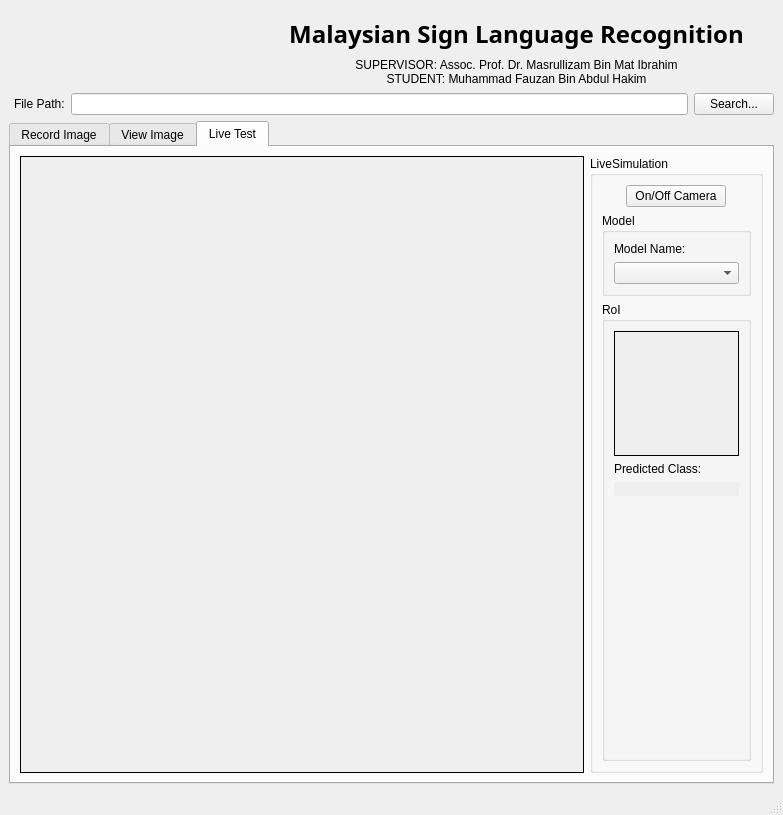
<?xml version="1.0" encoding="UTF-8"?>
<ui version="4.0">
 <class>MainWindow</class>
 <widget class="QMainWindow" name="MainWindow">
  <property name="geometry">
   <rect>
    <x>0</x>
    <y>0</y>
    <width>783</width>
    <height>815</height>
   </rect>
  </property>
  <property name="windowTitle">
   <string>Malaysian Sign Language Database</string>
  </property>
  <widget class="QWidget" name="centralwidget">
   <layout class="QVBoxLayout" name="verticalLayout">
    <item>
     <layout class="QHBoxLayout" name="TOP_HorizontalLayout">
      <property name="spacing">
       <number>0</number>
      </property>
      <item>
       <layout class="QVBoxLayout" name="verticalLayout_2">
        <item>
         <widget class="QLabel" name="mainLogo">
          <property name="sizePolicy">
           <sizepolicy hsizetype="Maximum" vsizetype="Minimum">
            <horstretch>0</horstretch>
            <verstretch>0</verstretch>
           </sizepolicy>
          </property>
          <property name="maximumSize">
           <size>
            <width>250</width>
            <height>100</height>
           </size>
          </property>
          <property name="autoFillBackground">
           <bool>true</bool>
          </property>
          <property name="text">
           <string/>
          </property>
          <property name="pixmap">
           <pixmap resource="supportGUI/Logo.qrc">:/newPrefix/UtemLogo.png</pixmap>
          </property>
          <property name="scaledContents">
           <bool>true</bool>
          </property>
          <property name="alignment">
           <set>Qt::AlignCenter</set>
          </property>
          <property name="wordWrap">
           <bool>true</bool>
          </property>
         </widget>
        </item>
        <item>
         <spacer name="horizontalSpacer">
          <property name="orientation">
           <enum>Qt::Horizontal</enum>
          </property>
          <property name="sizeType">
           <enum>QSizePolicy::Fixed</enum>
          </property>
          <property name="sizeHint" stdset="0">
           <size>
            <width>250</width>
            <height>1</height>
           </size>
          </property>
         </spacer>
        </item>
       </layout>
      </item>
      <item>
       <layout class="QVBoxLayout" name="verticalLayout_3">
        <item>
         <widget class="QLabel" name="Title">
          <property name="sizePolicy">
           <sizepolicy hsizetype="Preferred" vsizetype="Expanding">
            <horstretch>0</horstretch>
            <verstretch>0</verstretch>
           </sizepolicy>
          </property>
          <property name="maximumSize">
           <size>
            <width>16777215</width>
            <height>100</height>
           </size>
          </property>
          <property name="font">
           <font>
            <family>Segoe UI Black</family>
            <pointsize>18</pointsize>
            <weight>75</weight>
            <bold>true</bold>
           </font>
          </property>
          <property name="text">
           <string>Malaysian Sign Language Recognition</string>
          </property>
          <property name="alignment">
           <set>Qt::AlignCenter</set>
          </property>
          <property name="wordWrap">
           <bool>true</bool>
          </property>
         </widget>
        </item>
        <item>
         <widget class="QLabel" name="subTitlle">
          <property name="text">
           <string>SUPERVISOR: Assoc. Prof. Dr. Masrullizam Bin Mat Ibrahim</string>
          </property>
          <property name="alignment">
           <set>Qt::AlignCenter</set>
          </property>
         </widget>
        </item>
        <item>
         <widget class="QLabel" name="label">
          <property name="text">
           <string>STUDENT: Muhammad Fauzan Bin Abdul Hakim</string>
          </property>
          <property name="alignment">
           <set>Qt::AlignCenter</set>
          </property>
         </widget>
        </item>
        <item>
         <spacer name="horizontalSpacer_2">
          <property name="orientation">
           <enum>Qt::Horizontal</enum>
          </property>
          <property name="sizeHint" stdset="0">
           <size>
            <width>400</width>
            <height>1</height>
           </size>
          </property>
         </spacer>
        </item>
       </layout>
      </item>
     </layout>
    </item>
    <item>
     <layout class="QHBoxLayout" name="MIDDLE_HorizontalLayout">
      <item>
       <widget class="QLabel" name="filePathLabel">
        <property name="text">
         <string>File Path:</string>
        </property>
        <property name="margin">
         <number>2</number>
        </property>
        <property name="indent">
         <number>5</number>
        </property>
       </widget>
      </item>
      <item>
       <widget class="QLineEdit" name="filePathEditLine"/>
      </item>
      <item>
       <widget class="QPushButton" name="searchButton">
        <property name="text">
         <string>Search...</string>
        </property>
       </widget>
      </item>
     </layout>
    </item>
    <item>
     <layout class="QHBoxLayout" name="BOTTOM_HorizontalLayout">
      <item>
       <widget class="QTabWidget" name="tabWidget">
        <property name="autoFillBackground">
         <bool>true</bool>
        </property>
        <property name="currentIndex">
         <number>2</number>
        </property>
        <widget class="QWidget" name="RECORDTab">
         <attribute name="title">
          <string>Record Image</string>
         </attribute>
         <layout class="QHBoxLayout" name="horizontalLayout_3">
          <item>
           <layout class="QVBoxLayout" name="verticalLayout_5">
            <item>
             <layout class="QVBoxLayout" name="verticalLayout_6">
              <item>
               <widget class="QPushButton" name="cameraButton">
                <property name="maximumSize">
                 <size>
                  <width>100</width>
                  <height>16777215</height>
                 </size>
                </property>
                <property name="text">
                 <string>On/Off Camera</string>
                </property>
               </widget>
              </item>
              <item>
               <layout class="QHBoxLayout" name="horizontalLayout_8">
                <item>
                 <widget class="QLabel" name="label_4">
                  <property name="text">
                   <string>Camera ID:</string>
                  </property>
                  <property name="margin">
                   <number>2</number>
                  </property>
                 </widget>
                </item>
                <item>
                 <widget class="QSpinBox" name="spinBoxCamera"/>
                </item>
               </layout>
              </item>
              <item>
               <widget class="QPushButton" name="snapButton">
                <property name="maximumSize">
                 <size>
                  <width>100</width>
                  <height>16777215</height>
                 </size>
                </property>
                <property name="text">
                 <string>Snap Picture</string>
                </property>
               </widget>
              </item>
              <item>
               <layout class="QHBoxLayout" name="horizontalLayout_4">
                <item>
                 <widget class="QListWidget" name="listWidget1">
                  <property name="sizePolicy">
                   <sizepolicy hsizetype="Preferred" vsizetype="Expanding">
                    <horstretch>0</horstretch>
                    <verstretch>0</verstretch>
                   </sizepolicy>
                  </property>
                  <property name="maximumSize">
                   <size>
                    <width>100</width>
                    <height>16777215</height>
                   </size>
                  </property>
                 </widget>
                </item>
                <item>
                 <widget class="QScrollBar" name="vScrollBar1">
                  <property name="orientation">
                   <enum>Qt::Vertical</enum>
                  </property>
                 </widget>
                </item>
               </layout>
              </item>
              <item>
               <spacer name="horizontalSpacer_3">
                <property name="orientation">
                 <enum>Qt::Horizontal</enum>
                </property>
                <property name="sizeType">
                 <enum>QSizePolicy::Preferred</enum>
                </property>
                <property name="sizeHint" stdset="0">
                 <size>
                  <width>100</width>
                  <height>1</height>
                 </size>
                </property>
               </spacer>
              </item>
             </layout>
            </item>
           </layout>
          </item>
          <item>
           <layout class="QVBoxLayout" name="verticalLayout_4">
            <item>
             <layout class="QVBoxLayout" name="verticalLayout_7">
              <item>
               <widget class="QLabel" name="liveImage">
                <property name="sizePolicy">
                 <sizepolicy hsizetype="MinimumExpanding" vsizetype="MinimumExpanding">
                  <horstretch>0</horstretch>
                  <verstretch>0</verstretch>
                 </sizepolicy>
                </property>
                <property name="font">
                 <font>
                  <family>Times New Roman</family>
                  <pointsize>16</pointsize>
                  <italic>false</italic>
                 </font>
                </property>
                <property name="autoFillBackground">
                 <bool>true</bool>
                </property>
                <property name="frameShape">
                 <enum>QFrame::Box</enum>
                </property>
                <property name="text">
                 <string/>
                </property>
                <property name="scaledContents">
                 <bool>true</bool>
                </property>
                <property name="alignment">
                 <set>Qt::AlignCenter</set>
                </property>
               </widget>
              </item>
              <item>
               <widget class="QLabel" name="labelCaptureProgress">
                <property name="maximumSize">
                 <size>
                  <width>16777215</width>
                  <height>30</height>
                 </size>
                </property>
                <property name="font">
                 <font>
                  <family>Eras Demi ITC</family>
                  <pointsize>16</pointsize>
                 </font>
                </property>
                <property name="autoFillBackground">
                 <bool>true</bool>
                </property>
                <property name="frameShape">
                 <enum>QFrame::Box</enum>
                </property>
                <property name="text">
                 <string>TextLabel</string>
                </property>
                <property name="alignment">
                 <set>Qt::AlignCenter</set>
                </property>
               </widget>
              </item>
              <item>
               <widget class="QProgressBar" name="capturedProgress">
                <property name="sizePolicy">
                 <sizepolicy hsizetype="Expanding" vsizetype="Preferred">
                  <horstretch>0</horstretch>
                  <verstretch>0</verstretch>
                 </sizepolicy>
                </property>
                <property name="maximumSize">
                 <size>
                  <width>16777215</width>
                  <height>20</height>
                 </size>
                </property>
                <property name="value">
                 <number>24</number>
                </property>
               </widget>
              </item>
              <item>
               <spacer name="horizontalSpacer_4">
                <property name="orientation">
                 <enum>Qt::Horizontal</enum>
                </property>
                <property name="sizeHint" stdset="0">
                 <size>
                  <width>40</width>
                  <height>1</height>
                 </size>
                </property>
               </spacer>
              </item>
             </layout>
            </item>
           </layout>
          </item>
          <item>
           <spacer name="verticalSpacer">
            <property name="orientation">
             <enum>Qt::Vertical</enum>
            </property>
            <property name="sizeHint" stdset="0">
             <size>
              <width>1</width>
              <height>500</height>
             </size>
            </property>
           </spacer>
          </item>
         </layout>
        </widget>
        <widget class="QWidget" name="VIEWTab">
         <attribute name="title">
          <string>View Image</string>
         </attribute>
         <layout class="QHBoxLayout" name="horizontalLayout">
          <item>
           <layout class="QVBoxLayout" name="verticalLayout_8">
            <item>
             <layout class="QHBoxLayout" name="horizontalLayout_5">
              <item>
               <layout class="QVBoxLayout" name="verticalLayout_12">
                <item>
                 <layout class="QHBoxLayout" name="horizontalLayout_14">
                  <item>
                   <widget class="QTreeView" name="treeView">
                    <property name="sizePolicy">
                     <sizepolicy hsizetype="Preferred" vsizetype="Expanding">
                      <horstretch>0</horstretch>
                      <verstretch>0</verstretch>
                     </sizepolicy>
                    </property>
                    <property name="maximumSize">
                     <size>
                      <width>200</width>
                      <height>16777215</height>
                     </size>
                    </property>
                   </widget>
                  </item>
                  <item>
                   <widget class="QScrollBar" name="verticalScrollBar">
                    <property name="orientation">
                     <enum>Qt::Vertical</enum>
                    </property>
                   </widget>
                  </item>
                 </layout>
                </item>
               </layout>
              </item>
             </layout>
            </item>
            <item>
             <spacer name="horizontalSpacer_6">
              <property name="orientation">
               <enum>Qt::Horizontal</enum>
              </property>
              <property name="sizeType">
               <enum>QSizePolicy::Preferred</enum>
              </property>
              <property name="sizeHint" stdset="0">
               <size>
                <width>100</width>
                <height>1</height>
               </size>
              </property>
             </spacer>
            </item>
           </layout>
          </item>
          <item>
           <layout class="QVBoxLayout" name="verticalLayout_9">
            <item>
             <widget class="QLabel" name="label_6">
              <property name="maximumSize">
               <size>
                <width>16777215</width>
                <height>15</height>
               </size>
              </property>
              <property name="text">
               <string>Region of Interest:</string>
              </property>
              <property name="alignment">
               <set>Qt::AlignCenter</set>
              </property>
             </widget>
            </item>
            <item>
             <layout class="QHBoxLayout" name="horizontalLayout_22">
              <item>
               <widget class="QLabel" name="recordedImage">
                <property name="sizePolicy">
                 <sizepolicy hsizetype="MinimumExpanding" vsizetype="MinimumExpanding">
                  <horstretch>0</horstretch>
                  <verstretch>0</verstretch>
                 </sizepolicy>
                </property>
                <property name="minimumSize">
                 <size>
                  <width>125</width>
                  <height>125</height>
                 </size>
                </property>
                <property name="maximumSize">
                 <size>
                  <width>125</width>
                  <height>125</height>
                 </size>
                </property>
                <property name="autoFillBackground">
                 <bool>true</bool>
                </property>
                <property name="frameShape">
                 <enum>QFrame::Box</enum>
                </property>
                <property name="text">
                 <string/>
                </property>
                <property name="alignment">
                 <set>Qt::AlignCenter</set>
                </property>
               </widget>
              </item>
              <item>
               <widget class="QLabel" name="RoI_Image">
                <property name="minimumSize">
                 <size>
                  <width>125</width>
                  <height>125</height>
                 </size>
                </property>
                <property name="maximumSize">
                 <size>
                  <width>125</width>
                  <height>125</height>
                 </size>
                </property>
                <property name="layoutDirection">
                 <enum>Qt::LeftToRight</enum>
                </property>
                <property name="autoFillBackground">
                 <bool>true</bool>
                </property>
                <property name="frameShape">
                 <enum>QFrame::Box</enum>
                </property>
                <property name="text">
                 <string/>
                </property>
                <property name="scaledContents">
                 <bool>true</bool>
                </property>
                <property name="alignment">
                 <set>Qt::AlignCenter</set>
                </property>
               </widget>
              </item>
             </layout>
            </item>
            <item>
             <widget class="QGroupBox" name="groupBox">
              <property name="font">
               <font>
                <weight>50</weight>
                <bold>false</bold>
               </font>
              </property>
              <property name="title">
               <string>Summary</string>
              </property>
              <layout class="QVBoxLayout" name="verticalLayout_13">
               <item>
                <widget class="QLabel" name="label_7">
                 <property name="maximumSize">
                  <size>
                   <width>16777215</width>
                   <height>15</height>
                  </size>
                 </property>
                 <property name="font">
                  <font>
                   <weight>75</weight>
                   <bold>true</bold>
                  </font>
                 </property>
                 <property name="text">
                  <string>File Name:</string>
                 </property>
                </widget>
               </item>
               <item>
                <widget class="QLabel" name="input_FileName">
                 <property name="maximumSize">
                  <size>
                   <width>16777215</width>
                   <height>15</height>
                  </size>
                 </property>
                 <property name="text">
                  <string/>
                 </property>
                </widget>
               </item>
               <item>
                <layout class="QHBoxLayout" name="horizontalLayout_10">
                 <item>
                  <widget class="QLabel" name="label_10">
                   <property name="maximumSize">
                    <size>
                     <width>40</width>
                     <height>15</height>
                    </size>
                   </property>
                   <property name="font">
                    <font>
                     <weight>75</weight>
                     <bold>true</bold>
                    </font>
                   </property>
                   <property name="text">
                    <string>Class:</string>
                   </property>
                  </widget>
                 </item>
                 <item>
                  <widget class="QLabel" name="input_Class">
                   <property name="maximumSize">
                    <size>
                     <width>16777215</width>
                     <height>15</height>
                    </size>
                   </property>
                   <property name="text">
                    <string/>
                   </property>
                  </widget>
                 </item>
                </layout>
               </item>
               <item>
                <layout class="QHBoxLayout" name="horizontalLayout_11">
                 <item>
                  <widget class="QLabel" name="label_13">
                   <property name="maximumSize">
                    <size>
                     <width>40</width>
                     <height>15</height>
                    </size>
                   </property>
                   <property name="font">
                    <font>
                     <weight>75</weight>
                     <bold>true</bold>
                    </font>
                   </property>
                   <property name="text">
                    <string>Width:</string>
                   </property>
                  </widget>
                 </item>
                 <item>
                  <widget class="QLabel" name="input_Width">
                   <property name="maximumSize">
                    <size>
                     <width>16777215</width>
                     <height>15</height>
                    </size>
                   </property>
                   <property name="text">
                    <string/>
                   </property>
                  </widget>
                 </item>
                 <item>
                  <widget class="QLabel" name="label_14">
                   <property name="maximumSize">
                    <size>
                     <width>40</width>
                     <height>15</height>
                    </size>
                   </property>
                   <property name="font">
                    <font>
                     <weight>75</weight>
                     <bold>true</bold>
                    </font>
                   </property>
                   <property name="text">
                    <string>Height:</string>
                   </property>
                  </widget>
                 </item>
                 <item>
                  <widget class="QLabel" name="input_Height">
                   <property name="maximumSize">
                    <size>
                     <width>16777215</width>
                     <height>15</height>
                    </size>
                   </property>
                   <property name="text">
                    <string/>
                   </property>
                  </widget>
                 </item>
                </layout>
               </item>
               <item>
                <layout class="QHBoxLayout" name="horizontalLayout_12">
                 <item>
                  <widget class="QLabel" name="label_16">
                   <property name="maximumSize">
                    <size>
                     <width>40</width>
                     <height>15</height>
                    </size>
                   </property>
                   <property name="font">
                    <font>
                     <weight>75</weight>
                     <bold>true</bold>
                    </font>
                   </property>
                   <property name="text">
                    <string>X Min:</string>
                   </property>
                  </widget>
                 </item>
                 <item>
                  <widget class="QLabel" name="input_Xmin">
                   <property name="maximumSize">
                    <size>
                     <width>16777215</width>
                     <height>15</height>
                    </size>
                   </property>
                   <property name="text">
                    <string/>
                   </property>
                  </widget>
                 </item>
                 <item>
                  <widget class="QLabel" name="label_15">
                   <property name="maximumSize">
                    <size>
                     <width>40</width>
                     <height>15</height>
                    </size>
                   </property>
                   <property name="font">
                    <font>
                     <weight>75</weight>
                     <bold>true</bold>
                    </font>
                   </property>
                   <property name="text">
                    <string>X Max:</string>
                   </property>
                  </widget>
                 </item>
                 <item>
                  <widget class="QLabel" name="input_Xmax">
                   <property name="maximumSize">
                    <size>
                     <width>16777215</width>
                     <height>15</height>
                    </size>
                   </property>
                   <property name="text">
                    <string/>
                   </property>
                  </widget>
                 </item>
                </layout>
               </item>
               <item>
                <layout class="QHBoxLayout" name="horizontalLayout_13">
                 <item>
                  <widget class="QLabel" name="label_21">
                   <property name="maximumSize">
                    <size>
                     <width>40</width>
                     <height>15</height>
                    </size>
                   </property>
                   <property name="font">
                    <font>
                     <weight>75</weight>
                     <bold>true</bold>
                    </font>
                   </property>
                   <property name="text">
                    <string>Y Min:</string>
                   </property>
                  </widget>
                 </item>
                 <item>
                  <widget class="QLabel" name="input_Ymin">
                   <property name="maximumSize">
                    <size>
                     <width>16777215</width>
                     <height>15</height>
                    </size>
                   </property>
                   <property name="text">
                    <string/>
                   </property>
                  </widget>
                 </item>
                 <item>
                  <widget class="QLabel" name="label_22">
                   <property name="maximumSize">
                    <size>
                     <width>40</width>
                     <height>15</height>
                    </size>
                   </property>
                   <property name="font">
                    <font>
                     <weight>75</weight>
                     <bold>true</bold>
                    </font>
                   </property>
                   <property name="text">
                    <string>Y Max:</string>
                   </property>
                  </widget>
                 </item>
                 <item>
                  <widget class="QLabel" name="input_Ymax">
                   <property name="maximumSize">
                    <size>
                     <width>16777215</width>
                     <height>15</height>
                    </size>
                   </property>
                   <property name="text">
                    <string/>
                   </property>
                  </widget>
                 </item>
                </layout>
               </item>
              </layout>
             </widget>
            </item>
            <item>
             <layout class="QHBoxLayout" name="horizontalLayout_2">
              <property name="spacing">
               <number>0</number>
              </property>
              <item>
               <widget class="QPushButton" name="prevButton">
                <property name="sizePolicy">
                 <sizepolicy hsizetype="Maximum" vsizetype="Preferred">
                  <horstretch>0</horstretch>
                  <verstretch>0</verstretch>
                 </sizepolicy>
                </property>
                <property name="maximumSize">
                 <size>
                  <width>100</width>
                  <height>40</height>
                 </size>
                </property>
                <property name="text">
                 <string>Previous</string>
                </property>
               </widget>
              </item>
              <item>
               <widget class="QPushButton" name="nextButton">
                <property name="sizePolicy">
                 <sizepolicy hsizetype="Maximum" vsizetype="Preferred">
                  <horstretch>0</horstretch>
                  <verstretch>0</verstretch>
                 </sizepolicy>
                </property>
                <property name="maximumSize">
                 <size>
                  <width>100</width>
                  <height>40</height>
                 </size>
                </property>
                <property name="layoutDirection">
                 <enum>Qt::LeftToRight</enum>
                </property>
                <property name="text">
                 <string>Next</string>
                </property>
               </widget>
              </item>
             </layout>
            </item>
            <item>
             <spacer name="horizontalSpacer_5">
              <property name="orientation">
               <enum>Qt::Horizontal</enum>
              </property>
              <property name="sizeType">
               <enum>QSizePolicy::MinimumExpanding</enum>
              </property>
              <property name="sizeHint" stdset="0">
               <size>
                <width>40</width>
                <height>1</height>
               </size>
              </property>
             </spacer>
            </item>
           </layout>
          </item>
          <item>
           <spacer name="verticalSpacer_2">
            <property name="orientation">
             <enum>Qt::Vertical</enum>
            </property>
            <property name="sizeHint" stdset="0">
             <size>
              <width>1</width>
              <height>294</height>
             </size>
            </property>
           </spacer>
          </item>
         </layout>
        </widget>
        <widget class="QWidget" name="SIMULATETab">
         <attribute name="title">
          <string>Live Test</string>
         </attribute>
         <layout class="QHBoxLayout" name="horizontalLayout_6">
          <item>
           <layout class="QHBoxLayout" name="horizontalLayout_20">
            <item>
             <layout class="QVBoxLayout" name="verticalLayout_15">
              <item>
               <widget class="QLabel" name="liveScreen">
                <property name="sizePolicy">
                 <sizepolicy hsizetype="MinimumExpanding" vsizetype="Preferred">
                  <horstretch>0</horstretch>
                  <verstretch>0</verstretch>
                 </sizepolicy>
                </property>
                <property name="autoFillBackground">
                 <bool>true</bool>
                </property>
                <property name="frameShape">
                 <enum>QFrame::Box</enum>
                </property>
                <property name="text">
                 <string/>
                </property>
                <property name="scaledContents">
                 <bool>true</bool>
                </property>
                <property name="alignment">
                 <set>Qt::AlignCenter</set>
                </property>
               </widget>
              </item>
             </layout>
            </item>
           </layout>
          </item>
          <item>
           <layout class="QVBoxLayout" name="verticalLayout_17">
            <property name="sizeConstraint">
             <enum>QLayout::SetMinimumSize</enum>
            </property>
            <item>
             <widget class="QGroupBox" name="groupBox_3">
              <property name="maximumSize">
               <size>
                <width>210</width>
                <height>16777215</height>
               </size>
              </property>
              <property name="title">
               <string>LiveSimulation</string>
              </property>
              <layout class="QVBoxLayout" name="verticalLayout_19">
               <item>
                <layout class="QHBoxLayout" name="horizontalLayout_21">
                 <item>
                  <widget class="QPushButton" name="liveCameraButton">
                   <property name="maximumSize">
                    <size>
                     <width>100</width>
                     <height>16777215</height>
                    </size>
                   </property>
                   <property name="text">
                    <string>On/Off Camera</string>
                   </property>
                  </widget>
                 </item>
                </layout>
               </item>
               <item>
                <widget class="QGroupBox" name="groupBox_4">
                 <property name="title">
                  <string>Model</string>
                 </property>
                 <layout class="QVBoxLayout" name="verticalLayout_16">
                  <item>
                   <widget class="QLabel" name="label_2">
                    <property name="text">
                     <string>Model Name:</string>
                    </property>
                   </widget>
                  </item>
                  <item>
                   <widget class="QComboBox" name="modelCombo">
                    <property name="minimumSize">
                     <size>
                      <width>100</width>
                      <height>0</height>
                     </size>
                    </property>
                    <property name="maximumSize">
                     <size>
                      <width>200</width>
                      <height>16777215</height>
                     </size>
                    </property>
                   </widget>
                  </item>
                 </layout>
                </widget>
               </item>
               <item>
                <widget class="QGroupBox" name="groupBox_2">
                 <property name="title">
                  <string>RoI</string>
                 </property>
                 <layout class="QVBoxLayout" name="verticalLayout_10">
                  <item>
                   <widget class="QLabel" name="RoIWindow">
                    <property name="minimumSize">
                     <size>
                      <width>125</width>
                      <height>125</height>
                     </size>
                    </property>
                    <property name="maximumSize">
                     <size>
                      <width>125</width>
                      <height>125</height>
                     </size>
                    </property>
                    <property name="autoFillBackground">
                     <bool>true</bool>
                    </property>
                    <property name="frameShape">
                     <enum>QFrame::Box</enum>
                    </property>
                    <property name="text">
                     <string/>
                    </property>
                    <property name="alignment">
                     <set>Qt::AlignCenter</set>
                    </property>
                   </widget>
                  </item>
                  <item>
                   <widget class="QLabel" name="label_5">
                    <property name="text">
                     <string>Predicted Class:</string>
                    </property>
                   </widget>
                  </item>
                  <item>
                   <widget class="QLabel" name="PredictedClassLabel">
                    <property name="autoFillBackground">
                     <bool>true</bool>
                    </property>
                    <property name="text">
                     <string/>
                    </property>
                   </widget>
                  </item>
                  <item>
                   <spacer name="verticalSpacer_3">
                    <property name="orientation">
                     <enum>Qt::Vertical</enum>
                    </property>
                    <property name="sizeHint" stdset="0">
                     <size>
                      <width>20</width>
                      <height>251</height>
                     </size>
                    </property>
                   </spacer>
                  </item>
                 </layout>
                </widget>
               </item>
              </layout>
             </widget>
            </item>
           </layout>
          </item>
         </layout>
        </widget>
       </widget>
      </item>
     </layout>
    </item>
   </layout>
  </widget>
  <widget class="QMenuBar" name="menubar">
   <property name="geometry">
    <rect>
     <x>0</x>
     <y>0</y>
     <width>783</width>
     <height>21</height>
    </rect>
   </property>
  </widget>
  <widget class="QStatusBar" name="statusbar"/>
 </widget>
 <resources>
  <include location="supportGUI/Logo.qrc"/>
 </resources>
 <connections/>
</ui>
